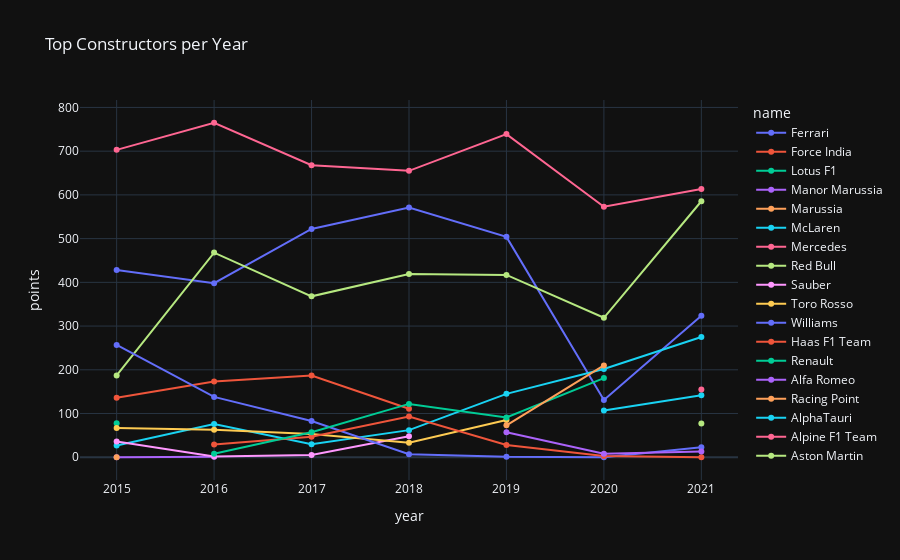

Notebook source saved alongside this figure:
### Markdown cell above
**8.** Create an interactive plot to show the `"Top Constructors per Year"`, using the *Plotly* library

### Code cell
fig1 = px.line(equipas, x="year", y="points", color="name", title=" Top Constructors per Year")
fig1.update_traces(mode="markers+lines", hovertemplate=None)
fig1.update_layout(hovermode="x")

fig1.layout.template = 'plotly_dark'
fig1.show()

### Figure 1 — Plotly figure (JSON) as saved in the notebook; plotly's stock layout.template omitted (floating-point values rounded to 4 significant figures)
{"data": [{"legendgroup": "Ferrari", "line": {"color": "#636efa", "dash": "solid"}, "marker": {"symbol": "circle"}, "mode": "markers+lines", "name": "Ferrari", "orientation": "v", "showlegend": true, "type": "scatter", "x": [2015, 2016, 2017, 2018, 2019, 2020, 2021], "xaxis": "x", "y": [428, 398, 522, 571, 504, 131, 323.5], "yaxis": "y"}, {"legendgroup": "Force India", "line": {"color": "#EF553B", "dash": "solid"}, "marker": {"symbol": "circle"}, "mode": "markers+lines", "name": "Force India", "orientation": "v", "showlegend": true, "type": "scatter", "x": [2015, 2016, 2017, 2018], "xaxis": "x", "y": [136, 173, 187, 111], "yaxis": "y"}, {"legendgroup": "Lotus F1", "line": {"color": "#00cc96", "dash": "solid"}, "marker": {"symbol": "circle"}, "mode": "markers+lines", "name": "Lotus F1", "orientation": "v", "showlegend": true, "type": "scatter", "x": [2015], "xaxis": "x", "y": [78], "yaxis": "y"}, {"legendgroup": "Manor Marussia", "line": {"color": "#ab63fa", "dash": "solid"}, "marker": {"symbol": "circle"}, "mode": "markers+lines", "name": "Manor Marussia", "orientation": "v", "showlegend": true, "type": "scatter", "x": [2015, 2016], "xaxis": "x", "y": [0, 1], "yaxis": "y"}, {"legendgroup": "Marussia", "line": {"color": "#FFA15A", "dash": "solid"}, "marker": {"symbol": "circle"}, "mode": "markers+lines", "name": "Marussia", "orientation": "v", "showlegend": true, "type": "scatter", "x": [2015], "xaxis": "x", "y": [0], "yaxis": "y"}, {"legendgroup": "McLaren", "line": {"color": "#19d3f3", "dash": "solid"}, "marker": {"symbol": "circle"}, "mode": "markers+lines", "name": "McLaren", "orientation": "v", "showlegend": true, "type": "scatter", "x": [2015, 2016, 2017, 2018, 2019, 2020, 2021], "xaxis": "x", "y": [27, 76, 30, 62, 145, 202, 275], "yaxis": "y"}, {"legendgroup": "Mercedes", "line": {"color": "#FF6692", "dash": "solid"}, "marker": {"symbol": "circle"}, "mode": "markers+lines", "name": "Mercedes", "orientation": "v", "showlegend": true, "type": "scatter", "x": [2015, 2016, 2017, 2018, 2019, 2020, 2021], "xaxis": "x", "y": [703, 765, 668, 655, 739, 573, 613.5], "yaxis": "y"}, {"legendgroup": "Red Bull", "line": {"color": "#B6E880", "dash": "solid"}, "marker": {"symbol": "circle"}, "mode": "markers+lines", "name": "Red Bull", "orientation": "v", "showlegend": true, "type": "scatter", "x": [2015, 2016, 2017, 2018, 2019, 2020, 2021], "xaxis": "x", "y": [187, 468, 368, 419, 417, 319, 585.5], "yaxis": "y"}, {"legendgroup": "Sauber", "line": {"color": "#FF97FF", "dash": "solid"}, "marker": {"symbol": "circle"}, "mode": "markers+lines", "name": "Sauber", "orientation": "v", "showlegend": true, "type": "scatter", "x": [2015, 2016, 2017, 2018], "xaxis": "x", "y": [36, 2, 5, 48], "yaxis": "y"}, {"legendgroup": "Toro Rosso", "line": {"color": "#FECB52", "dash": "solid"}, "marker": {"symbol": "circle"}, "mode": "markers+lines", "name": "Toro Rosso", "orientation": "v", "showlegend": true, "type": "scatter", "x": [2015, 2016, 2017, 2018, 2019], "xaxis": "x", "y": [67, 63, 53, 33, 85], "yaxis": "y"}, {"legendgroup": "Williams", "line": {"color": "#636efa", "dash": "solid"}, "marker": {"symbol": "circle"}, "mode": "markers+lines", "name": "Williams", "orientation": "v", "showlegend": true, "type": "scatter", "x": [2015, 2016, 2017, 2018, 2019, 2020, 2021], "xaxis": "x", "y": [257, 138, 83, 7, 1, 0, 23], "yaxis": "y"}, {"legendgroup": "Haas F1 Team", "line": {"color": "#EF553B", "dash": "solid"}, "marker": {"symbol": "circle"}, "mode": "markers+lines", "name": "Haas F1 Team", "orientation": "v", "showlegend": true, "type": "scatter", "x": [2016, 2017, 2018, 2019, 2020, 2021], "xaxis": "x", "y": [29, 47, 93, 28, 3, 0], "yaxis": "y"}, {"legendgroup": "Renault", "line": {"color": "#00cc96", "dash": "solid"}, "marker": {"symbol": "circle"}, "mode": "markers+lines", "name": "Renault", "orientation": "v", "showlegend": true, "type": "scatter", "x": [2016, 2017, 2018, 2019, 2020], "xaxis": "x", "y": [8, 57, 122, 91, 181], "yaxis": "y"}, {"legendgroup": "Alfa Romeo", "line": {"color": "#ab63fa", "dash": "solid"}, "marker": {"symbol": "circle"}, "mode": "markers+lines", "name": "Alfa Romeo", "orientation": "v", "showlegend": true, "type": "scatter", "x": [2019, 2020, 2021], "xaxis": "x", "y": [57, 8, 13], "yaxis": "y"}, {"legendgroup": "Racing Point", "line": {"color": "#FFA15A", "dash": "solid"}, "marker": {"symbol": "circle"}, "mode": "markers+lines", "name": "Racing Point", "orientation": "v", "showlegend": true, "type": "scatter", "x": [2019, 2020], "xaxis": "x", "y": [73, 210], "yaxis": "y"}, {"legendgroup": "AlphaTauri", "line": {"color": "#19d3f3", "dash": "solid"}, "marker": {"symbol": "circle"}, "mode": "markers+lines", "name": "AlphaTauri", "orientation": "v", "showlegend": true, "type": "scatter", "x": [2020, 2021], "xaxis": "x", "y": [107, 142], "yaxis": "y"}, {"legendgroup": "Alpine F1 Team", "line": {"color": "#FF6692", "dash": "solid"}, "marker": {"symbol": "circle"}, "mode": "markers+lines", "name": "Alpine F1 Team", "orientation": "v", "showlegend": true, "type": "scatter", "x": [2021], "xaxis": "x", "y": [155], "yaxis": "y"}, {"legendgroup": "Aston Martin", "line": {"color": "#B6E880", "dash": "solid"}, "marker": {"symbol": "circle"}, "mode": "markers+lines", "name": "Aston Martin", "orientation": "v", "showlegend": true, "type": "scatter", "x": [2021], "xaxis": "x", "y": [77], "yaxis": "y"}], "layout": {"hovermode": "x", "legend": {"title": {"text": "name"}, "tracegroupgap": 0}, "title": {"text": " Top Constructors per Year"}, "xaxis": {"anchor": "y", "domain": [0, 1], "title": {"text": "year"}}, "yaxis": {"anchor": "x", "domain": [0, 1], "title": {"text": "points"}}}}
